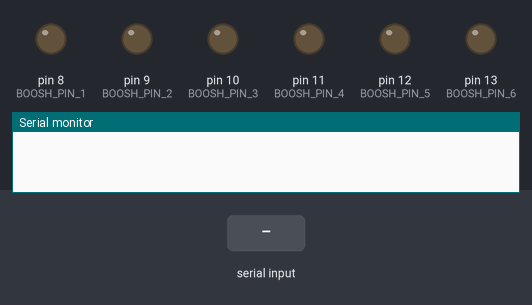
Simulated run of this sketch. Board: Arduino Uno, built with avr-gcc and run on an emulated ATmega328P. Parts: output pins drawn as LEDs (lit = HIGH), the last lines printed to the serial monitor. Inputs (shaded band) come from the test bench.

Above: at 1.2 s.
1.3 s: "1\n" received over Serial
At 1.37 s:
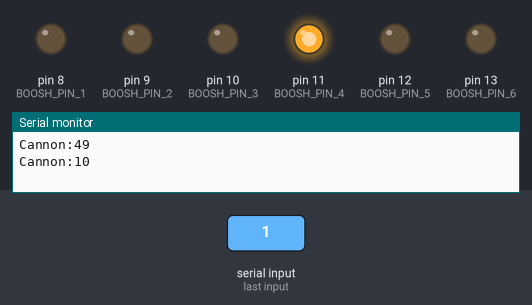
4.3 s: byte 1 (1) received over Serial
At 5.5 s:
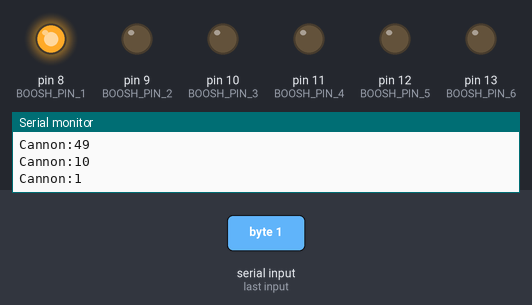
5.8 s: byte 2 (2) received over Serial
At 6.8 s:
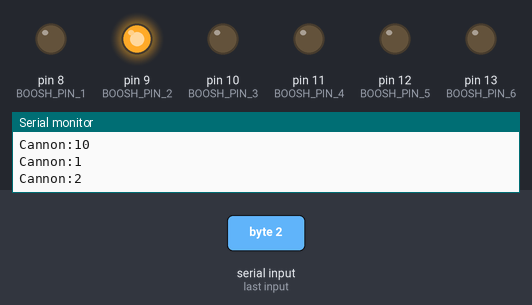
7.3 s: byte 3 (3) received over Serial
At 7.9 s:
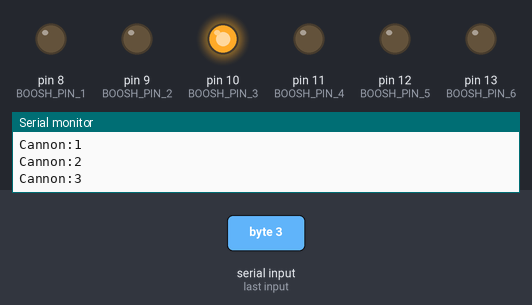
8.8 s: byte 4 (4) received over Serial
At 10.0 s:
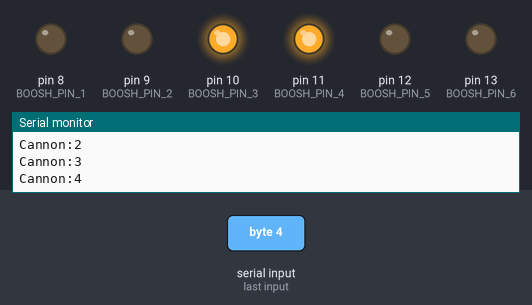
10.3 s: byte 5 (5) received over Serial
At 11.4 s:
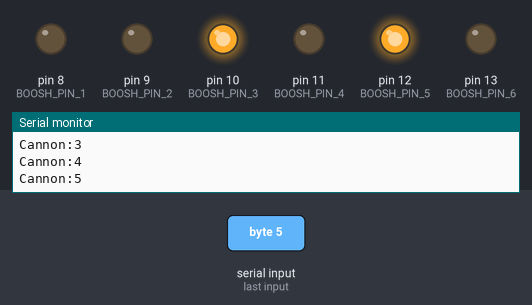
Timing chart, 0 to 12.8 s (numbered marks = the images above; inputs shaded):
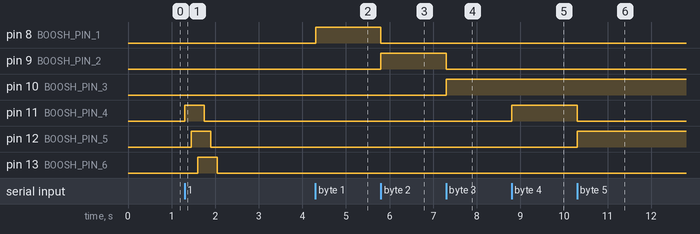

Measured:
- after the input at 1.3 s, pin 11 (BOOSH_PIN_4): LOW → HIGH at once, → LOW 0.45 s later; pin 12 (BOOSH_PIN_5): LOW → HIGH after 0.15 s, → LOW 0.45 s later; pin 13 (BOOSH_PIN_6): LOW → HIGH after 0.30 s, → LOW 0.45 s later
- after the input at 4.3 s, pin 8 (BOOSH_PIN_1): LOW → HIGH at once
- after the input at 5.8 s, pin 8 (BOOSH_PIN_1): HIGH → LOW at once; pin 9 (BOOSH_PIN_2): LOW → HIGH at once
- after the input at 7.3 s, pin 9 (BOOSH_PIN_2): HIGH → LOW at once; pin 10 (BOOSH_PIN_3): LOW → HIGH at once
- after the input at 8.8 s, pin 11 (BOOSH_PIN_4): LOW → HIGH at once
- after the input at 10.3 s, pin 11 (BOOSH_PIN_4): HIGH → LOW at once; pin 12 (BOOSH_PIN_5): LOW → HIGH at once

The sketch:

Firebender.ino
```cpp
#define BOOSH_PIN_1    8       // solenoid 1 via MOSFET Q1, J3-14, J3 numbers start with 1 in upper right
#define BOOSH_PIN_2    9       // solenoid 2 via MOSFET Q2, J3-13
#define BOOSH_PIN_3    10      // solenoid 3 via MOSFET Q3, J3-16
#define BOOSH_PIN_4    11      // solenoid 4 via MOSFET Q4, J4-3, J4 numbers start with 1 in bottom left
#define BOOSH_PIN_5    12      // solenoid 5 via MOSFET Q5, J4-4
#define BOOSH_PIN_6    13      // solenoid 6 via MOSFET Q6, J4-5

int fireDelay = 150; // in milliseconds

void setup() {
  Serial.begin(9600);
  pinMode(BOOSH_PIN_1, OUTPUT);
  pinMode(BOOSH_PIN_2, OUTPUT);
  pinMode(BOOSH_PIN_3, OUTPUT);
  pinMode(BOOSH_PIN_4, OUTPUT);
  pinMode(BOOSH_PIN_5, OUTPUT);
  pinMode(BOOSH_PIN_6, OUTPUT);
 // Serial.print("Lets Begin");
  }

  void loop() {
    int cannon;
    if (Serial.available()) {
    Serial.print("Cannon:");
    cannon = Serial.read();
    Serial.println(cannon);
    }

    if(cannon == 1){
      digitalWrite(BOOSH_PIN_1, HIGH);
      digitalWrite(BOOSH_PIN_2, LOW);
      digitalWrite(BOOSH_PIN_3, LOW);
    }

    if(cannon == 2){
      digitalWrite(BOOSH_PIN_1, LOW);
      digitalWrite(BOOSH_PIN_2, HIGH);
      digitalWrite(BOOSH_PIN_3, LOW);
    }

    if(cannon == 3){
      digitalWrite(BOOSH_PIN_1, LOW);
      digitalWrite(BOOSH_PIN_2, LOW);
      digitalWrite(BOOSH_PIN_3, HIGH);;
    }

    if(cannon == 4){
      digitalWrite(BOOSH_PIN_4, HIGH);
      digitalWrite(BOOSH_PIN_5, LOW);
      digitalWrite(BOOSH_PIN_6, LOW);
    }

    if(cannon == 5){
      digitalWrite(BOOSH_PIN_4, LOW);
      digitalWrite(BOOSH_PIN_5, HIGH);
      digitalWrite(BOOSH_PIN_6, LOW);
    }

    if(cannon == 6){
      digitalWrite(BOOSH_PIN_4, LOW);
      digitalWrite(BOOSH_PIN_5, LOW);
      digitalWrite(BOOSH_PIN_6, HIGH);
    }

    if(cannon == 7){                 //LEFT FLAMES OFF
      digitalWrite(BOOSH_PIN_1, LOW);
      digitalWrite(BOOSH_PIN_2, LOW);
      digitalWrite(BOOSH_PIN_3, LOW);
    }

    if(cannon == 8){                 //RIGHT FLAMES OFF
      digitalWrite(BOOSH_PIN_4, LOW);
      digitalWrite(BOOSH_PIN_5, LOW);
      digitalWrite(BOOSH_PIN_6, LOW);
    }

    if(cannon == 9){                  //LEFT HAND GESTURE TRIGGER
      digitalWrite(BOOSH_PIN_1, HIGH);
      delay(fireDelay);
      digitalWrite(BOOSH_PIN_2, HIGH);
      delay(fireDelay);
      digitalWrite(BOOSH_PIN_3, HIGH);
      delay(fireDelay);
      digitalWrite(BOOSH_PIN_1, LOW);
      delay(fireDelay);
      digitalWrite(BOOSH_PIN_2, LOW);
      delay(fireDelay);
      digitalWrite(BOOSH_PIN_3, LOW);
    }

     if(cannon == 10){                //RIGHT HAND GESTURE TRIGGER
      digitalWrite(BOOSH_PIN_4, HIGH);
      delay(fireDelay);
      digitalWrite(BOOSH_PIN_5, HIGH);
      delay(fireDelay);
      digitalWrite(BOOSH_PIN_6, HIGH);
      delay(fireDelay);
      digitalWrite(BOOSH_PIN_4, LOW);
      delay(fireDelay);
      digitalWrite(BOOSH_PIN_5, LOW);
      delay(fireDelay);
      digitalWrite(BOOSH_PIN_6, LOW);
    }

  }
```
